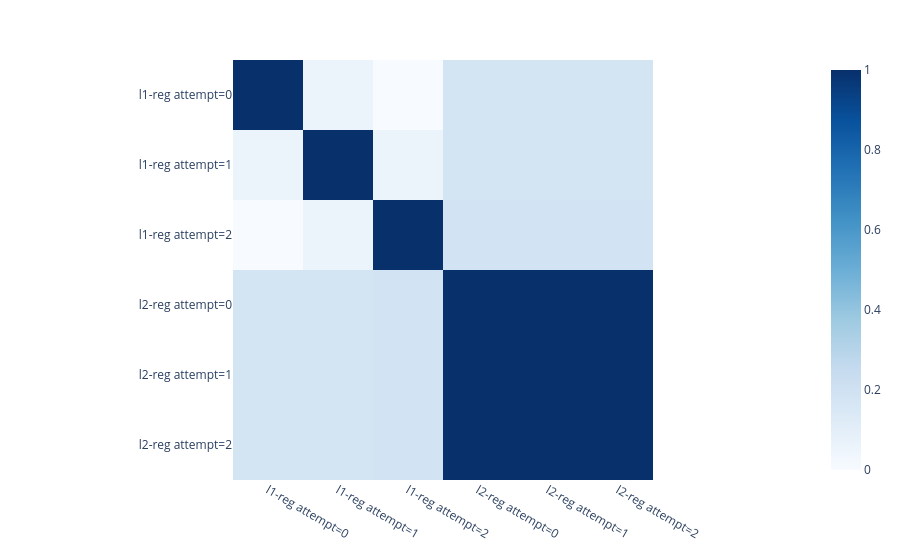

Notebook source saved alongside this figure:
### Markdown cell above
### Quantitative agreement on most prominent frequencies

### Code cell
# Do probes agree on which frequencies to use?
num_probes = sum(len(v) for v in probes.values())
grid = torch.zeros(num_probes, num_probes)

for i, probe_i in enumerate(itertools.chain(*probes.values())):
    for j, probe_j in enumerate(itertools.chain(*probes.values())):
        coeffs_i = (probe_i.basis_to_latent.weight > 0.1).any(dim=1)
        coeffs_j = (probe_j.basis_to_latent.weight > 0.1).any(dim=1)
        assert coeffs_i.shape == (100,)
        intersection = (coeffs_i & coeffs_j).sum().item()
        union = (coeffs_i | coeffs_j).sum().item()
        jaccard = intersection / union if union > 0 else 0
        grid[i, j] = jaccard


labels = [f"{k}-reg attempt={i}" for k, v in probes.items() for i in range(len(v))]
# show on ticks - (l1-reg attempt 1, ... based on order in probes dict)
plotly.express.imshow(
    grid,
    color_continuous_scale="Blues",
    x = labels,
    y = labels
)

### Figure 1 — Plotly figure (JSON) as saved in the notebook; plotly's stock layout.template omitted (floating-point values rounded to 4 significant figures)
{"data": [{"coloraxis": "coloraxis", "hovertemplate": "x: %{x}<br>y: %{y}<br>color: %{z}<extra></extra>", "name": "0", "type": "heatmap", "x": ["l1-reg attempt=0", "l1-reg attempt=1", "l1-reg attempt=2", "l2-reg attempt=0", "l2-reg attempt=1", "l2-reg attempt=2"], "xaxis": "x", "y": ["l1-reg attempt=0", "l1-reg attempt=1", "l1-reg attempt=2", "l2-reg attempt=0", "l2-reg attempt=1", "l2-reg attempt=2"], "yaxis": "y", "z": [[1.0, 0.05882, 0.0, 0.18, 0.18, 0.18], [0.05882, 1.0, 0.05714, 0.18, 0.18, 0.18], [0.0, 0.05714, 1.0, 0.19, 0.19, 0.19], [0.18, 0.18, 0.19, 1.0, 1.0, 1.0], [0.18, 0.18, 0.19, 1.0, 1.0, 1.0], [0.18, 0.18, 0.19, 1.0, 1.0, 1.0]]}], "layout": {"coloraxis": {"colorscale": [[0, "rgb(247,251,255)"], [0.125, "rgb(222,235,247)"], [0.25, "rgb(198,219,239)"], [0.375, "rgb(158,202,225)"], [0.5, "rgb(107,174,214)"], [0.625, "rgb(66,146,198)"], [0.75, "rgb(33,113,181)"], [0.875, "rgb(8,81,156)"], [1, "rgb(8,48,107)"]]}, "margin": {"t": 60}, "xaxis": {"anchor": "y", "constrain": "domain", "domain": [0, 1], "scaleanchor": "y"}, "yaxis": {"anchor": "x", "autorange": "reversed", "constrain": "domain", "domain": [0, 1]}}}
